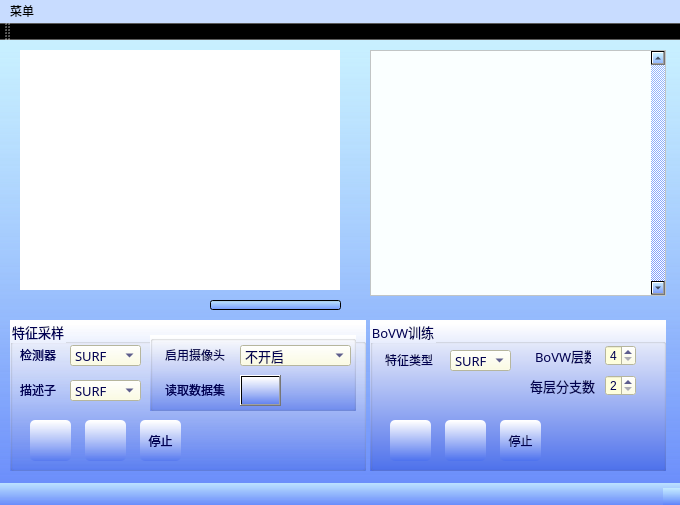
<?xml version="1.0" encoding="UTF-8"?>
<ui version="4.0">
 <class>BoVWTrainerClass</class>
 <widget class="QMainWindow" name="BoVWTrainerClass">
  <property name="geometry">
   <rect>
    <x>0</x>
    <y>0</y>
    <width>680</width>
    <height>505</height>
   </rect>
  </property>
  <property name="windowTitle">
   <string>BoVWTrainer</string>
  </property>
  <property name="styleSheet">
   <string notr="true">background-color: qlineargradient(spread:pad, x1:0.550773, y1:1, x2:0.551136, y2:0.023, stop:0 rgba(80, 120, 250, 120), stop:1 rgba(200, 240, 255, 200));</string>
  </property>
  <widget class="QWidget" name="centralWidget">
   <widget class="QLabel" name="show_im_feature">
    <property name="geometry">
     <rect>
      <x>20</x>
      <y>10</y>
      <width>320</width>
      <height>240</height>
     </rect>
    </property>
    <property name="styleSheet">
     <string notr="true">background-color: rgb(255, 255, 255);</string>
    </property>
    <property name="text">
     <string>&lt;!DOCTYPE HTML PUBLIC &quot;-//W3C//DTD HTML 4.0//EN&quot; &quot;http://www.w3.org/TR/REC-html40/strict.dtd&quot;&gt;
&lt;html&gt;&lt;head&gt;&lt;meta name=&quot;qrichtext&quot; content=&quot;1&quot; /&gt;&lt;style type=&quot;text/css&quot;&gt;
p, li { white-space: pre-wrap; }
&lt;/style&gt;&lt;/head&gt;&lt;body style=&quot; font-family:'SimSun'; font-size:9pt; font-weight:400; font-style:normal;&quot;&gt;
&lt;p style=&quot;-qt-paragraph-type:empty; margin-top:0px; margin-bottom:0px; margin-left:0px; margin-right:0px; -qt-block-indent:0; text-indent:0px;&quot;&gt;&lt;br /&gt;&lt;/p&gt;&lt;/body&gt;&lt;/html&gt;</string>
    </property>
   </widget>
   <widget class="QTextBrowser" name="text_showfile">
    <property name="geometry">
     <rect>
      <x>370</x>
      <y>10</y>
      <width>296</width>
      <height>246</height>
     </rect>
    </property>
    <property name="styleSheet">
     <string notr="true">background-color: rgb(250, 255, 255);</string>
    </property>
    <property name="verticalScrollBarPolicy">
     <enum>Qt::ScrollBarAlwaysOn</enum>
    </property>
    <property name="horizontalScrollBarPolicy">
     <enum>Qt::ScrollBarAsNeeded</enum>
    </property>
    <property name="sizeAdjustPolicy">
     <enum>QAbstractScrollArea::AdjustToContents</enum>
    </property>
    <property name="html">
     <string>&lt;!DOCTYPE HTML PUBLIC &quot;-//W3C//DTD HTML 4.0//EN&quot; &quot;http://www.w3.org/TR/REC-html40/strict.dtd&quot;&gt;
&lt;html&gt;&lt;head&gt;&lt;meta name=&quot;qrichtext&quot; content=&quot;1&quot; /&gt;&lt;style type=&quot;text/css&quot;&gt;
p, li { white-space: pre-wrap; }
&lt;/style&gt;&lt;/head&gt;&lt;body style=&quot; font-family:'SimSun'; font-size:9pt; font-weight:400; font-style:normal;&quot;&gt;
&lt;p style=&quot;-qt-paragraph-type:empty; margin-top:0px; margin-bottom:0px; margin-left:0px; margin-right:0px; -qt-block-indent:0; text-indent:0px;&quot;&gt;&lt;br /&gt;&lt;/p&gt;&lt;/body&gt;&lt;/html&gt;</string>
    </property>
    <property name="placeholderText">
     <string/>
    </property>
   </widget>
   <widget class="QProgressBar" name="progressBar">
    <property name="geometry">
     <rect>
      <x>210</x>
      <y>260</y>
      <width>131</width>
      <height>10</height>
     </rect>
    </property>
    <property name="value">
     <number>0</number>
    </property>
    <property name="textVisible">
     <bool>false</bool>
    </property>
   </widget>
   <widget class="QGroupBox" name="groupBox_4">
    <property name="geometry">
     <rect>
      <x>10</x>
      <y>280</y>
      <width>356</width>
      <height>151</height>
     </rect>
    </property>
    <property name="font">
     <font>
      <family>宋体</family>
      <pointsize>10</pointsize>
      <weight>9</weight>
      <italic>false</italic>
      <bold>false</bold>
     </font>
    </property>
    <property name="acceptDrops">
     <bool>false</bool>
    </property>
    <property name="toolTipDuration">
     <number>-1</number>
    </property>
    <property name="styleSheet">
     <string notr="true">background-color: qlineargradient(spread:pad, x1:0.550773, y1:1, x2:0.551136, y2:0.023, stop:0 rgba(78, 114, 238, 150), stop:1 rgba(255, 255, 255, 255));
font: 75 10pt &quot;宋体&quot;;
color: rgb(0, 0, 81);</string>
    </property>
    <property name="title">
     <string>特征采样</string>
    </property>
    <property name="flat">
     <bool>false</bool>
    </property>
    <property name="checkable">
     <bool>false</bool>
    </property>
    <widget class="QLabel" name="label_2">
     <property name="geometry">
      <rect>
       <x>10</x>
       <y>25</y>
       <width>51</width>
       <height>21</height>
      </rect>
     </property>
     <property name="styleSheet">
      <string notr="true">background-color: rgb(255, 255, 255,0);
color: rgb(0, 0, 81);</string>
     </property>
     <property name="text">
      <string>&lt;html&gt;&lt;head/&gt;&lt;body&gt;&lt;p&gt;&lt;span style=&quot; font-weight:400;&quot;&gt;检测器&lt;/span&gt;&lt;/p&gt;&lt;/body&gt;&lt;/html&gt;</string>
     </property>
    </widget>
    <widget class="QComboBox" name="sample_detector">
     <property name="geometry">
      <rect>
       <x>60</x>
       <y>25</y>
       <width>71</width>
       <height>21</height>
      </rect>
     </property>
     <property name="font">
      <font>
       <family>宋体</family>
       <pointsize>10</pointsize>
       <weight>9</weight>
       <italic>false</italic>
       <bold>false</bold>
      </font>
     </property>
     <property name="autoFillBackground">
      <bool>false</bool>
     </property>
     <property name="styleSheet">
      <string notr="true">background-color: rgb(255, 255, 220);</string>
     </property>
     <property name="maxVisibleItems">
      <number>8</number>
     </property>
     <property name="insertPolicy">
      <enum>QComboBox::InsertAtCurrent</enum>
     </property>
     <item>
      <property name="text">
       <string>SURF</string>
      </property>
     </item>
     <item>
      <property name="text">
       <string>SIFT</string>
      </property>
     </item>
     <item>
      <property name="text">
       <string>ORB</string>
      </property>
     </item>
     <item>
      <property name="text">
       <string>BRISK</string>
      </property>
     </item>
     <item>
      <property name="text">
       <string>FAST</string>
      </property>
     </item>
     <item>
      <property name="text">
       <string>GFTT</string>
      </property>
     </item>
     <item>
      <property name="text">
       <string>MSER</string>
      </property>
     </item>
     <item>
      <property name="text">
       <string>STAR</string>
      </property>
     </item>
     <item>
      <property name="text">
       <string>HARRIS</string>
      </property>
     </item>
    </widget>
    <widget class="QLabel" name="label_3">
     <property name="geometry">
      <rect>
       <x>10</x>
       <y>60</y>
       <width>51</width>
       <height>21</height>
      </rect>
     </property>
     <property name="styleSheet">
      <string notr="true">background-color: rgb(255, 255, 255,0);
color: rgb(0, 0, 81);</string>
     </property>
     <property name="text">
      <string>&lt;html&gt;&lt;head/&gt;&lt;body&gt;&lt;p&gt;&lt;span style=&quot; font-weight:400;&quot;&gt;描述子&lt;/span&gt;&lt;/p&gt;&lt;/body&gt;&lt;/html&gt;</string>
     </property>
    </widget>
    <widget class="QComboBox" name="sample_extractor">
     <property name="geometry">
      <rect>
       <x>60</x>
       <y>60</y>
       <width>71</width>
       <height>21</height>
      </rect>
     </property>
     <property name="font">
      <font>
       <family>宋体</family>
       <pointsize>10</pointsize>
       <weight>9</weight>
       <italic>false</italic>
       <bold>false</bold>
      </font>
     </property>
     <property name="autoFillBackground">
      <bool>false</bool>
     </property>
     <property name="styleSheet">
      <string notr="true">background-color: rgb(255, 255, 220);</string>
     </property>
     <property name="maxVisibleItems">
      <number>8</number>
     </property>
     <property name="insertPolicy">
      <enum>QComboBox::InsertAtCurrent</enum>
     </property>
     <item>
      <property name="text">
       <string>SURF</string>
      </property>
     </item>
     <item>
      <property name="text">
       <string>SIFT</string>
      </property>
     </item>
     <item>
      <property name="text">
       <string>ORB</string>
      </property>
     </item>
     <item>
      <property name="text">
       <string>BRISK</string>
      </property>
     </item>
     <item>
      <property name="text">
       <string>BRIEF</string>
      </property>
     </item>
     <item>
      <property name="text">
       <string>FREAK</string>
      </property>
     </item>
    </widget>
    <widget class="QGroupBox" name="groupBox_3">
     <property name="geometry">
      <rect>
       <x>140</x>
       <y>15</y>
       <width>206</width>
       <height>76</height>
      </rect>
     </property>
     <property name="font">
      <font>
       <family>宋体</family>
       <pointsize>10</pointsize>
       <weight>9</weight>
       <italic>false</italic>
       <bold>false</bold>
      </font>
     </property>
     <property name="acceptDrops">
      <bool>false</bool>
     </property>
     <property name="toolTipDuration">
      <number>-1</number>
     </property>
     <property name="styleSheet">
      <string notr="true">background-color: qlineargradient(spread:pad, x1:0.550773, y1:1, x2:0.551136, y2:0.023, stop:0 rgba(78, 114, 238, 150), stop:1 rgba(255, 255, 255, 255));</string>
     </property>
     <property name="title">
      <string/>
     </property>
     <property name="flat">
      <bool>false</bool>
     </property>
     <property name="checkable">
      <bool>false</bool>
     </property>
     <widget class="QToolButton" name="button_select_in_path_2">
      <property name="geometry">
       <rect>
        <x>90</x>
        <y>40</y>
        <width>41</width>
        <height>31</height>
       </rect>
      </property>
      <property name="acceptDrops">
       <bool>false</bool>
      </property>
      <property name="autoFillBackground">
       <bool>false</bool>
      </property>
      <property name="styleSheet">
       <string notr="true">border-radius:5px;border-width:0px;
border-radius:5px;border-width:0px;\nbackground-color: qlineargradient(spread:pad, x1:0.550773, y1:1, x2:0.551136, y2:0.023, stop:0 rgba(150, 180, 238, 255), stop:1 rgba(255, 255, 255, 255));
</string>
      </property>
      <property name="inputMethodHints">
       <set>Qt::ImhNone</set>
      </property>
      <property name="text">
       <string extracomment="打开保存路径"/>
      </property>
      <property name="icon">
       <iconset resource="bovwtrainer.qrc">
        <normaloff>:/BoVWTrainer/Resources/ooopic_1489847848.ico</normaloff>:/BoVWTrainer/Resources/ooopic_1489847848.ico</iconset>
      </property>
      <property name="iconSize">
       <size>
        <width>48</width>
        <height>48</height>
       </size>
      </property>
      <property name="arrowType">
       <enum>Qt::NoArrow</enum>
      </property>
     </widget>
     <widget class="QLabel" name="load_dataset">
      <property name="geometry">
       <rect>
        <x>15</x>
        <y>45</y>
        <width>86</width>
        <height>21</height>
       </rect>
      </property>
      <property name="styleSheet">
       <string notr="true">background-color: rgb(255, 255, 255,0);
color: rgb(0, 0, 81);</string>
      </property>
      <property name="text">
       <string>&lt;html&gt;&lt;head/&gt;&lt;body&gt;&lt;p&gt;读取数据集&lt;/p&gt;&lt;/body&gt;&lt;/html&gt;</string>
      </property>
     </widget>
     <widget class="QLabel" name="label_4">
      <property name="geometry">
       <rect>
        <x>15</x>
        <y>10</y>
        <width>71</width>
        <height>21</height>
       </rect>
      </property>
      <property name="styleSheet">
       <string notr="true">background-color: rgb(255, 255, 255,0);
color: rgb(0, 0, 81);</string>
      </property>
      <property name="text">
       <string>&lt;html&gt;&lt;head/&gt;&lt;body&gt;&lt;p&gt;启用摄像头&lt;/p&gt;&lt;/body&gt;&lt;/html&gt;</string>
      </property>
     </widget>
     <widget class="QComboBox" name="open_camera">
      <property name="geometry">
       <rect>
        <x>90</x>
        <y>10</y>
        <width>111</width>
        <height>21</height>
       </rect>
      </property>
      <property name="font">
       <font>
        <family>宋体</family>
        <pointsize>10</pointsize>
        <weight>9</weight>
        <italic>false</italic>
        <bold>false</bold>
       </font>
      </property>
      <property name="autoFillBackground">
       <bool>false</bool>
      </property>
      <property name="styleSheet">
       <string notr="true">background-color: rgb(255, 255, 220);</string>
      </property>
      <property name="editable">
       <bool>false</bool>
      </property>
      <property name="maxVisibleItems">
       <number>8</number>
      </property>
      <property name="insertPolicy">
       <enum>QComboBox::InsertAtCurrent</enum>
      </property>
      <item>
       <property name="text">
        <string>不开启</string>
       </property>
      </item>
     </widget>
    </widget>
    <widget class="QToolButton" name="sample_pause">
     <property name="geometry">
      <rect>
       <x>75</x>
       <y>100</y>
       <width>41</width>
       <height>41</height>
      </rect>
     </property>
     <property name="acceptDrops">
      <bool>false</bool>
     </property>
     <property name="autoFillBackground">
      <bool>false</bool>
     </property>
     <property name="styleSheet">
      <string notr="true">border-radius:5px;border-width:0px;
</string>
     </property>
     <property name="inputMethodHints">
      <set>Qt::ImhNone</set>
     </property>
     <property name="text">
      <string extracomment="打开保存路径"/>
     </property>
     <property name="icon">
      <iconset resource="bovwtrainer.qrc">
       <normaloff>:/BoVWTrainer/Resources/ooopic_1489847914.ico</normaloff>:/BoVWTrainer/Resources/ooopic_1489847914.ico</iconset>
     </property>
     <property name="iconSize">
      <size>
       <width>48</width>
       <height>48</height>
      </size>
     </property>
    </widget>
    <widget class="QToolButton" name="sample_run">
     <property name="geometry">
      <rect>
       <x>20</x>
       <y>100</y>
       <width>41</width>
       <height>41</height>
      </rect>
     </property>
     <property name="acceptDrops">
      <bool>false</bool>
     </property>
     <property name="autoFillBackground">
      <bool>false</bool>
     </property>
     <property name="styleSheet">
      <string notr="true">border-radius:5px;border-width:0px;
</string>
     </property>
     <property name="inputMethodHints">
      <set>Qt::ImhNone</set>
     </property>
     <property name="text">
      <string extracomment="打开保存路径"/>
     </property>
     <property name="icon">
      <iconset resource="bovwtrainer.qrc">
       <normaloff>:/BoVWTrainer/Resources/ooopic_1489847909.ico</normaloff>:/BoVWTrainer/Resources/ooopic_1489847909.ico</iconset>
     </property>
     <property name="iconSize">
      <size>
       <width>48</width>
       <height>48</height>
      </size>
     </property>
    </widget>
    <widget class="QToolButton" name="sample_stop">
     <property name="geometry">
      <rect>
       <x>130</x>
       <y>100</y>
       <width>41</width>
       <height>41</height>
      </rect>
     </property>
     <property name="acceptDrops">
      <bool>false</bool>
     </property>
     <property name="autoFillBackground">
      <bool>false</bool>
     </property>
     <property name="styleSheet">
      <string notr="true">border-radius:5px;border-width:0px;
</string>
     </property>
     <property name="inputMethodHints">
      <set>Qt::ImhNone</set>
     </property>
     <property name="text">
      <string extracomment="打开保存路径">停止</string>
     </property>
     <property name="icon">
      <iconset resource="bovwtrainer.qrc">
       <normaloff>:/BoVWTrainer/Resources/ooopic_1489847941.ico</normaloff>:/BoVWTrainer/Resources/ooopic_1489847941.ico</iconset>
     </property>
     <property name="iconSize">
      <size>
       <width>48</width>
       <height>48</height>
      </size>
     </property>
    </widget>
   </widget>
   <widget class="QGroupBox" name="groupBox">
    <property name="geometry">
     <rect>
      <x>370</x>
      <y>280</y>
      <width>296</width>
      <height>151</height>
     </rect>
    </property>
    <property name="font">
     <font>
      <family>宋体</family>
      <pointsize>10</pointsize>
      <weight>9</weight>
      <italic>false</italic>
      <bold>false</bold>
     </font>
    </property>
    <property name="acceptDrops">
     <bool>false</bool>
    </property>
    <property name="toolTipDuration">
     <number>-1</number>
    </property>
    <property name="styleSheet">
     <string notr="true">background-color: qlineargradient(spread:pad, x1:0.550773, y1:1, x2:0.551136, y2:0.023, stop:0 rgba(78, 114, 238, 255), stop:1 rgba(255, 255, 255, 255));
font: 75 10pt &quot;宋体&quot;;
color: rgb(0, 0, 81);</string>
    </property>
    <property name="title">
     <string>BoVW训练</string>
    </property>
    <property name="flat">
     <bool>false</bool>
    </property>
    <property name="checkable">
     <bool>false</bool>
    </property>
    <widget class="QLabel" name="label_6">
     <property name="geometry">
      <rect>
       <x>15</x>
       <y>30</y>
       <width>71</width>
       <height>21</height>
      </rect>
     </property>
     <property name="styleSheet">
      <string notr="true">background-color: rgb(255, 255, 255,0);
color: rgb(0, 0, 81);</string>
     </property>
     <property name="text">
      <string>&lt;html&gt;&lt;head/&gt;&lt;body&gt;&lt;p&gt;特征类型&lt;/p&gt;&lt;/body&gt;&lt;/html&gt;</string>
     </property>
    </widget>
    <widget class="QComboBox" name="trainbovw_feature">
     <property name="geometry">
      <rect>
       <x>80</x>
       <y>30</y>
       <width>61</width>
       <height>21</height>
      </rect>
     </property>
     <property name="font">
      <font>
       <family>宋体</family>
       <pointsize>10</pointsize>
       <weight>9</weight>
       <italic>false</italic>
       <bold>false</bold>
      </font>
     </property>
     <property name="autoFillBackground">
      <bool>false</bool>
     </property>
     <property name="styleSheet">
      <string notr="true">background-color: rgb(255, 255, 220);</string>
     </property>
     <property name="maxVisibleItems">
      <number>8</number>
     </property>
     <property name="insertPolicy">
      <enum>QComboBox::InsertAtCurrent</enum>
     </property>
     <item>
      <property name="text">
       <string>SURF</string>
      </property>
     </item>
     <item>
      <property name="text">
       <string>SIFT</string>
      </property>
     </item>
     <item>
      <property name="text">
       <string>ORB</string>
      </property>
     </item>
     <item>
      <property name="text">
       <string>BRISK</string>
      </property>
     </item>
     <item>
      <property name="text">
       <string>BRIEF  建议用SURF/SIFT特征</string>
      </property>
     </item>
     <item>
      <property name="text">
       <string>FREAK  建议用SURF/SIFT特征</string>
      </property>
     </item>
    </widget>
    <widget class="QSpinBox" name="bovw_levels">
     <property name="geometry">
      <rect>
       <x>235</x>
       <y>25</y>
       <width>31</width>
       <height>21</height>
      </rect>
     </property>
     <property name="styleSheet">
      <string notr="true">background-color: rgb(255, 255, 220);</string>
     </property>
     <property name="minimum">
      <number>4</number>
     </property>
     <property name="maximum">
      <number>12</number>
     </property>
    </widget>
    <widget class="QLabel" name="label_7">
     <property name="geometry">
      <rect>
       <x>165</x>
       <y>25</y>
       <width>56</width>
       <height>21</height>
      </rect>
     </property>
     <property name="sizePolicy">
      <sizepolicy hsizetype="Preferred" vsizetype="Preferred">
       <horstretch>0</horstretch>
       <verstretch>0</verstretch>
      </sizepolicy>
     </property>
     <property name="font">
      <font>
       <family>宋体</family>
       <pointsize>10</pointsize>
       <weight>9</weight>
       <italic>false</italic>
       <bold>false</bold>
      </font>
     </property>
     <property name="styleSheet">
      <string notr="true">background-color: rgb(255, 255, 255,0);
color: rgb(0, 0, 79);</string>
     </property>
     <property name="text">
      <string>BoVW层数</string>
     </property>
    </widget>
    <widget class="QSpinBox" name="bovw_branches">
     <property name="geometry">
      <rect>
       <x>235</x>
       <y>55</y>
       <width>31</width>
       <height>21</height>
      </rect>
     </property>
     <property name="styleSheet">
      <string notr="true">background-color: rgb(255, 255, 220);</string>
     </property>
     <property name="minimum">
      <number>2</number>
     </property>
     <property name="maximum">
      <number>10</number>
     </property>
     <property name="value">
      <number>2</number>
     </property>
    </widget>
    <widget class="QLabel" name="label_8">
     <property name="geometry">
      <rect>
       <x>160</x>
       <y>55</y>
       <width>66</width>
       <height>21</height>
      </rect>
     </property>
     <property name="sizePolicy">
      <sizepolicy hsizetype="Preferred" vsizetype="Preferred">
       <horstretch>0</horstretch>
       <verstretch>0</verstretch>
      </sizepolicy>
     </property>
     <property name="font">
      <font>
       <family>宋体</family>
       <pointsize>10</pointsize>
       <weight>9</weight>
       <italic>false</italic>
       <bold>false</bold>
      </font>
     </property>
     <property name="styleSheet">
      <string notr="true">background-color: rgb(255, 255, 255,0);
color: rgb(0, 0, 79);</string>
     </property>
     <property name="text">
      <string>每层分支数</string>
     </property>
    </widget>
    <widget class="QToolButton" name="trainbovw_pause">
     <property name="geometry">
      <rect>
       <x>75</x>
       <y>100</y>
       <width>41</width>
       <height>41</height>
      </rect>
     </property>
     <property name="acceptDrops">
      <bool>false</bool>
     </property>
     <property name="autoFillBackground">
      <bool>false</bool>
     </property>
     <property name="styleSheet">
      <string notr="true">border-radius:5px;border-width:0px;
</string>
     </property>
     <property name="inputMethodHints">
      <set>Qt::ImhNone</set>
     </property>
     <property name="text">
      <string extracomment="打开保存路径"/>
     </property>
     <property name="icon">
      <iconset resource="bovwtrainer.qrc">
       <normaloff>:/BoVWTrainer/Resources/ooopic_1489847914.ico</normaloff>:/BoVWTrainer/Resources/ooopic_1489847914.ico</iconset>
     </property>
     <property name="iconSize">
      <size>
       <width>48</width>
       <height>48</height>
      </size>
     </property>
    </widget>
    <widget class="QToolButton" name="trainbovw_run">
     <property name="geometry">
      <rect>
       <x>20</x>
       <y>100</y>
       <width>41</width>
       <height>41</height>
      </rect>
     </property>
     <property name="acceptDrops">
      <bool>false</bool>
     </property>
     <property name="autoFillBackground">
      <bool>false</bool>
     </property>
     <property name="styleSheet">
      <string notr="true">border-radius:5px;border-width:0px;
</string>
     </property>
     <property name="inputMethodHints">
      <set>Qt::ImhNone</set>
     </property>
     <property name="text">
      <string extracomment="打开保存路径"/>
     </property>
     <property name="icon">
      <iconset resource="bovwtrainer.qrc">
       <normaloff>:/BoVWTrainer/Resources/ooopic_1489847909.ico</normaloff>:/BoVWTrainer/Resources/ooopic_1489847909.ico</iconset>
     </property>
     <property name="iconSize">
      <size>
       <width>48</width>
       <height>48</height>
      </size>
     </property>
    </widget>
    <widget class="QToolButton" name="trainbovw_stop">
     <property name="geometry">
      <rect>
       <x>130</x>
       <y>100</y>
       <width>41</width>
       <height>41</height>
      </rect>
     </property>
     <property name="acceptDrops">
      <bool>false</bool>
     </property>
     <property name="autoFillBackground">
      <bool>false</bool>
     </property>
     <property name="styleSheet">
      <string notr="true">border-radius:5px;border-width:0px;
</string>
     </property>
     <property name="inputMethodHints">
      <set>Qt::ImhNone</set>
     </property>
     <property name="text">
      <string extracomment="打开保存路径">停止</string>
     </property>
     <property name="icon">
      <iconset resource="bovwtrainer.qrc">
       <normaloff>:/BoVWTrainer/Resources/ooopic_1489847941.ico</normaloff>:/BoVWTrainer/Resources/ooopic_1489847941.ico</iconset>
     </property>
     <property name="iconSize">
      <size>
       <width>48</width>
       <height>48</height>
      </size>
     </property>
    </widget>
   </widget>
  </widget>
  <widget class="QMenuBar" name="menuBar">
   <property name="geometry">
    <rect>
     <x>0</x>
     <y>0</y>
     <width>680</width>
     <height>23</height>
    </rect>
   </property>
   <property name="styleSheet">
    <string notr="true">background-color: rgb(200, 220, 255);</string>
   </property>
   <widget class="QMenu" name="menu">
    <property name="title">
     <string>菜单</string>
    </property>
    <addaction name="actionHelp"/>
    <addaction name="actionExit"/>
   </widget>
   <addaction name="menu"/>
  </widget>
  <widget class="QToolBar" name="mainToolBar">
   <attribute name="toolBarArea">
    <enum>TopToolBarArea</enum>
   </attribute>
   <attribute name="toolBarBreak">
    <bool>false</bool>
   </attribute>
  </widget>
  <widget class="QStatusBar" name="statusBar"/>
  <action name="actionHelp">
   <property name="text">
    <string>Help</string>
   </property>
  </action>
  <action name="actionExit">
   <property name="text">
    <string>Exit</string>
   </property>
  </action>
 </widget>
 <layoutdefault spacing="6" margin="11"/>
 <resources>
  <include location="bovwtrainer.qrc"/>
  <include location="../../../图片格式批量转换/图片格式转换程序/ImageConverter/imageconverter.qrc"/>
 </resources>
 <connections>
  <connection>
   <sender>sample_detector</sender>
   <signal>currentTextChanged(QString)</signal>
   <receiver>BoVWTrainerClass</receiver>
   <slot>setFeatureType()</slot>
   <hints>
    <hint type="sourcelabel">
     <x>107</x>
     <y>352</y>
    </hint>
    <hint type="destinationlabel">
     <x>79</x>
     <y>279</y>
    </hint>
   </hints>
  </connection>
  <connection>
   <sender>sample_extractor</sender>
   <signal>currentIndexChanged(QString)</signal>
   <receiver>BoVWTrainerClass</receiver>
   <slot>setFeatureType()</slot>
   <hints>
    <hint type="sourcelabel">
     <x>120</x>
     <y>384</y>
    </hint>
    <hint type="destinationlabel">
     <x>92</x>
     <y>291</y>
    </hint>
   </hints>
  </connection>
  <connection>
   <sender>open_camera</sender>
   <signal>currentTextChanged(QString)</signal>
   <receiver>BoVWTrainerClass</receiver>
   <slot>setCamera()</slot>
   <hints>
    <hint type="sourcelabel">
     <x>294</x>
     <y>349</y>
    </hint>
    <hint type="destinationlabel">
     <x>266</x>
     <y>299</y>
    </hint>
   </hints>
  </connection>
  <connection>
   <sender>button_select_in_path_2</sender>
   <signal>released()</signal>
   <receiver>BoVWTrainerClass</receiver>
   <slot>selectDatasetPath()</slot>
   <hints>
    <hint type="sourcelabel">
     <x>273</x>
     <y>379</y>
    </hint>
    <hint type="destinationlabel">
     <x>303</x>
     <y>300</y>
    </hint>
   </hints>
  </connection>
  <connection>
   <sender>sample_run</sender>
   <signal>released()</signal>
   <receiver>BoVWTrainerClass</receiver>
   <slot>runSampling()</slot>
   <hints>
    <hint type="sourcelabel">
     <x>56</x>
     <y>431</y>
    </hint>
    <hint type="destinationlabel">
     <x>75</x>
     <y>468</y>
    </hint>
   </hints>
  </connection>
  <connection>
   <sender>sample_pause</sender>
   <signal>released()</signal>
   <receiver>BoVWTrainerClass</receiver>
   <slot>pauseSampling()</slot>
   <hints>
    <hint type="sourcelabel">
     <x>93</x>
     <y>435</y>
    </hint>
    <hint type="destinationlabel">
     <x>94</x>
     <y>478</y>
    </hint>
   </hints>
  </connection>
  <connection>
   <sender>sample_stop</sender>
   <signal>released()</signal>
   <receiver>BoVWTrainerClass</receiver>
   <slot>stopSampling()</slot>
   <hints>
    <hint type="sourcelabel">
     <x>161</x>
     <y>435</y>
    </hint>
    <hint type="destinationlabel">
     <x>177</x>
     <y>470</y>
    </hint>
   </hints>
  </connection>
  <connection>
   <sender>trainbovw_feature</sender>
   <signal>currentIndexChanged(QString)</signal>
   <receiver>BoVWTrainerClass</receiver>
   <slot>setBoVWFeatureType()</slot>
   <hints>
    <hint type="sourcelabel">
     <x>467</x>
     <y>357</y>
    </hint>
    <hint type="destinationlabel">
     <x>460</x>
     <y>297</y>
    </hint>
   </hints>
  </connection>
  <connection>
   <sender>bovw_levels</sender>
   <signal>valueChanged(int)</signal>
   <receiver>BoVWTrainerClass</receiver>
   <slot>setBoVWlevels()</slot>
   <hints>
    <hint type="sourcelabel">
     <x>613</x>
     <y>360</y>
    </hint>
    <hint type="destinationlabel">
     <x>575</x>
     <y>302</y>
    </hint>
   </hints>
  </connection>
  <connection>
   <sender>bovw_branches</sender>
   <signal>valueChanged(int)</signal>
   <receiver>BoVWTrainerClass</receiver>
   <slot>setBoVWbranches()</slot>
   <hints>
    <hint type="sourcelabel">
     <x>624</x>
     <y>390</y>
    </hint>
    <hint type="destinationlabel">
     <x>607</x>
     <y>300</y>
    </hint>
   </hints>
  </connection>
  <connection>
   <sender>trainbovw_run</sender>
   <signal>released()</signal>
   <receiver>BoVWTrainerClass</receiver>
   <slot>runBoVWtrain()</slot>
   <hints>
    <hint type="sourcelabel">
     <x>396</x>
     <y>433</y>
    </hint>
    <hint type="destinationlabel">
     <x>367</x>
     <y>468</y>
    </hint>
   </hints>
  </connection>
  <connection>
   <sender>trainbovw_pause</sender>
   <signal>released()</signal>
   <receiver>BoVWTrainerClass</receiver>
   <slot>pauseBoVWtrain()</slot>
   <hints>
    <hint type="sourcelabel">
     <x>445</x>
     <y>436</y>
    </hint>
    <hint type="destinationlabel">
     <x>421</x>
     <y>469</y>
    </hint>
   </hints>
  </connection>
  <connection>
   <sender>trainbovw_stop</sender>
   <signal>released()</signal>
   <receiver>BoVWTrainerClass</receiver>
   <slot>stopBoVWtrain()</slot>
   <hints>
    <hint type="sourcelabel">
     <x>511</x>
     <y>441</y>
    </hint>
    <hint type="destinationlabel">
     <x>493</x>
     <y>468</y>
    </hint>
   </hints>
  </connection>
  <connection>
   <sender>open_camera</sender>
   <signal>highlighted(QString)</signal>
   <receiver>BoVWTrainerClass</receiver>
   <slot>updateCameraInfo()</slot>
   <hints>
    <hint type="sourcelabel">
     <x>263</x>
     <y>347</y>
    </hint>
    <hint type="destinationlabel">
     <x>186</x>
     <y>299</y>
    </hint>
   </hints>
  </connection>
  <connection>
   <sender>actionHelp</sender>
   <signal>triggered()</signal>
   <receiver>BoVWTrainerClass</receiver>
   <slot>openHelp()</slot>
   <hints>
    <hint type="sourcelabel">
     <x>-1</x>
     <y>-1</y>
    </hint>
    <hint type="destinationlabel">
     <x>339</x>
     <y>252</y>
    </hint>
   </hints>
  </connection>
  <connection>
   <sender>actionExit</sender>
   <signal>triggered()</signal>
   <receiver>BoVWTrainerClass</receiver>
   <slot>close()</slot>
   <hints>
    <hint type="sourcelabel">
     <x>-1</x>
     <y>-1</y>
    </hint>
    <hint type="destinationlabel">
     <x>339</x>
     <y>252</y>
    </hint>
   </hints>
  </connection>
 </connections>
 <slots>
  <signal>always()</signal>
  <slot>setFeatureType()</slot>
  <slot>setCamera()</slot>
  <slot>selectDatasetPath()</slot>
  <slot>runSampling()</slot>
  <slot>pauseSampling()</slot>
  <slot>stopSampling()</slot>
  <slot>setBoVWlevels()</slot>
  <slot>setBoVWbranches()</slot>
  <slot>runBoVWtrain()</slot>
  <slot>pauseBoVWtrain()</slot>
  <slot>stopBoVWtrain()</slot>
  <slot>updateCameraInfo()</slot>
  <slot>setBoVWFeatureType()</slot>
  <slot>openHelp()</slot>
 </slots>
</ui>
